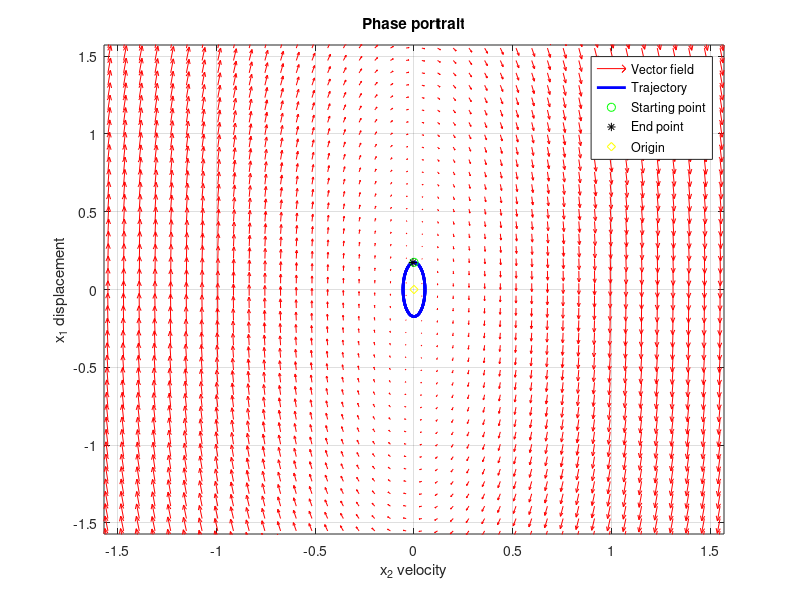
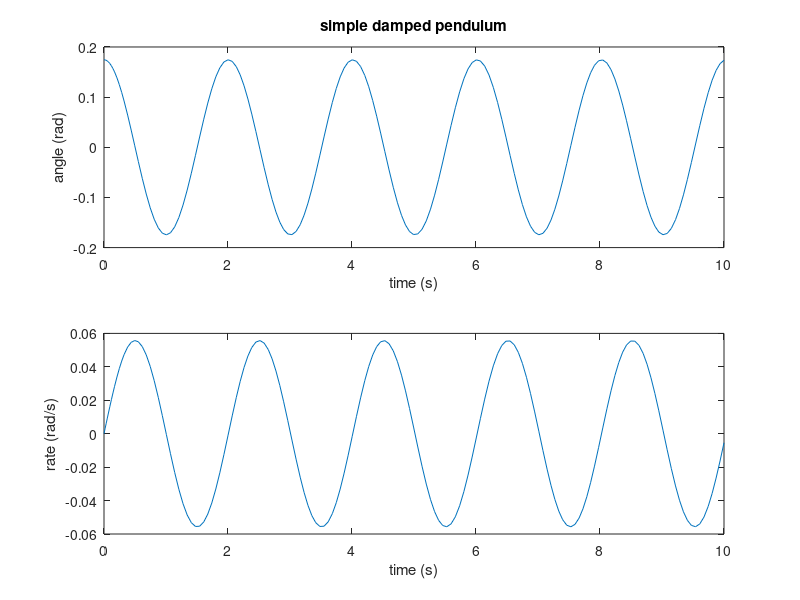

Write MATLAB code to recreate these figures, in order.
% populate the code below with your input values
% the percent symbol is just for comments
% the semicolon (;) at the end of a line just indicates end of statement
% if you want to suppress and hide the MATLAB output for an expression
% just add a semicolon after the expression.
% make a run with no damping and a second run with a damping value
% search online for input values from pendulum experiments and/or solved problems
close all; clear, clc
m=    1    ; % pendulum bob mass (kg)
l=    1    ; % pendulum cord length (m)
g=    9.81 ; % acceleration of gravity
b=    0    ; % damping coefficient (N-s/m) or kg/s
tsim= 10   ; % simulation time (seconds)
disp= 10    ; % initial condition (displacement angle in degrees)
% radians = degrees x (pi/180)
ic = disp*(pi/180);
% remember, with small angle approximation sin theta is theta
% make a run with a small angle and a large angle
f=@(t,x) [x(2); 1/m*(-b*x(2)-m*(g/l)*sin(x(1)))]
% the vector field for the differential equation will be generated using the following points
x1=linspace(-pi,pi,80);
x2=linspace(-pi,pi,80);
[X,Y]=meshgrid(x1,x2);
% size(obj,dim) returns the length of the dimension specified by the scalar dimension
% code continues
% for example, size(obj,1) returns the number of rows.
% additionally, d = size(X) returns the sizes of each dimension of array X in a vector d
% as long as ndims(X) elements was given, for example
% = ndims(X) returns the number of dimensions in the array X
u=zeros(size(X));
v=zeros(size(X));
% solving for t=0
t=0;
% the numel function below returns the number of elements in an array X,
% which is equivalent to prod(size(objArray)), namely, the product of the array
% dimensions; the size and numel functions work consistently with arrays of
% user-defined objects.
% so numel(X) is equivalent to prod(size(X))
% whereas length(X) is equivalent to max(size(X))
for i = 1:numel(X)
    Xsys = f(t,[X(i); Y(i)]); % evaluate function
% just taking the 3 variables from this earlier equation t, x(1) and x(2)
% at each time step
% f=@(t,x) [x(2); 1/m*(-b*x(2)-m*(g/l)*sin(x(1)))]
    u(i) = Xsys(1);
    v(i) = Xsys(2);
end
figure(1)
% plot the vector field
quiver(X,Y,u,v,'r');
grid on
xlabel('x_2 velocity'); ylabel('x_1 displacement')
title('Phase portrait')
% code continues
% trajectory of the system
hold on
% ODE45 is usually the function of choice among the ODE solvers; it compares methods
% of orders four and five to estimate error and determine step size.
% ODE45 is so accurate that its default behavior is to use its interpolant to provide results
%at intermediate points.
% invoke solver ode45(fun,time interval,initial condition)
[ts,ys] = ode45(f,[0,tsim],[0; ic]);    %Solution of the ODE
plot(ys(:,1),ys(:,2),'b','LineWidth',2)
w = ys(:,1);
th = ys(:,2);
plot(ys(1,1),ys(1,2),'go')                   %Starting point
plot(ys(end,1),ys(end,2),'k*')          %Ending point
plot(0,0,'yd')
%hold off
legend({'Vector field','Trajectory','Starting point','End point','Origin'})
axis([-0.5*pi 0.5*pi -0.5*pi 0.5*pi])
hold off
figure(2)
subplot(2,1,1);plot(ts,th);
xlabel('time (s)'); ylabel('angle (rad)');
title('simple damped pendulum');
subplot(2,1,2); plot(ts,w);
xlabel('time (s)'); ylabel('rate (rad/s)');
hold off
pause();